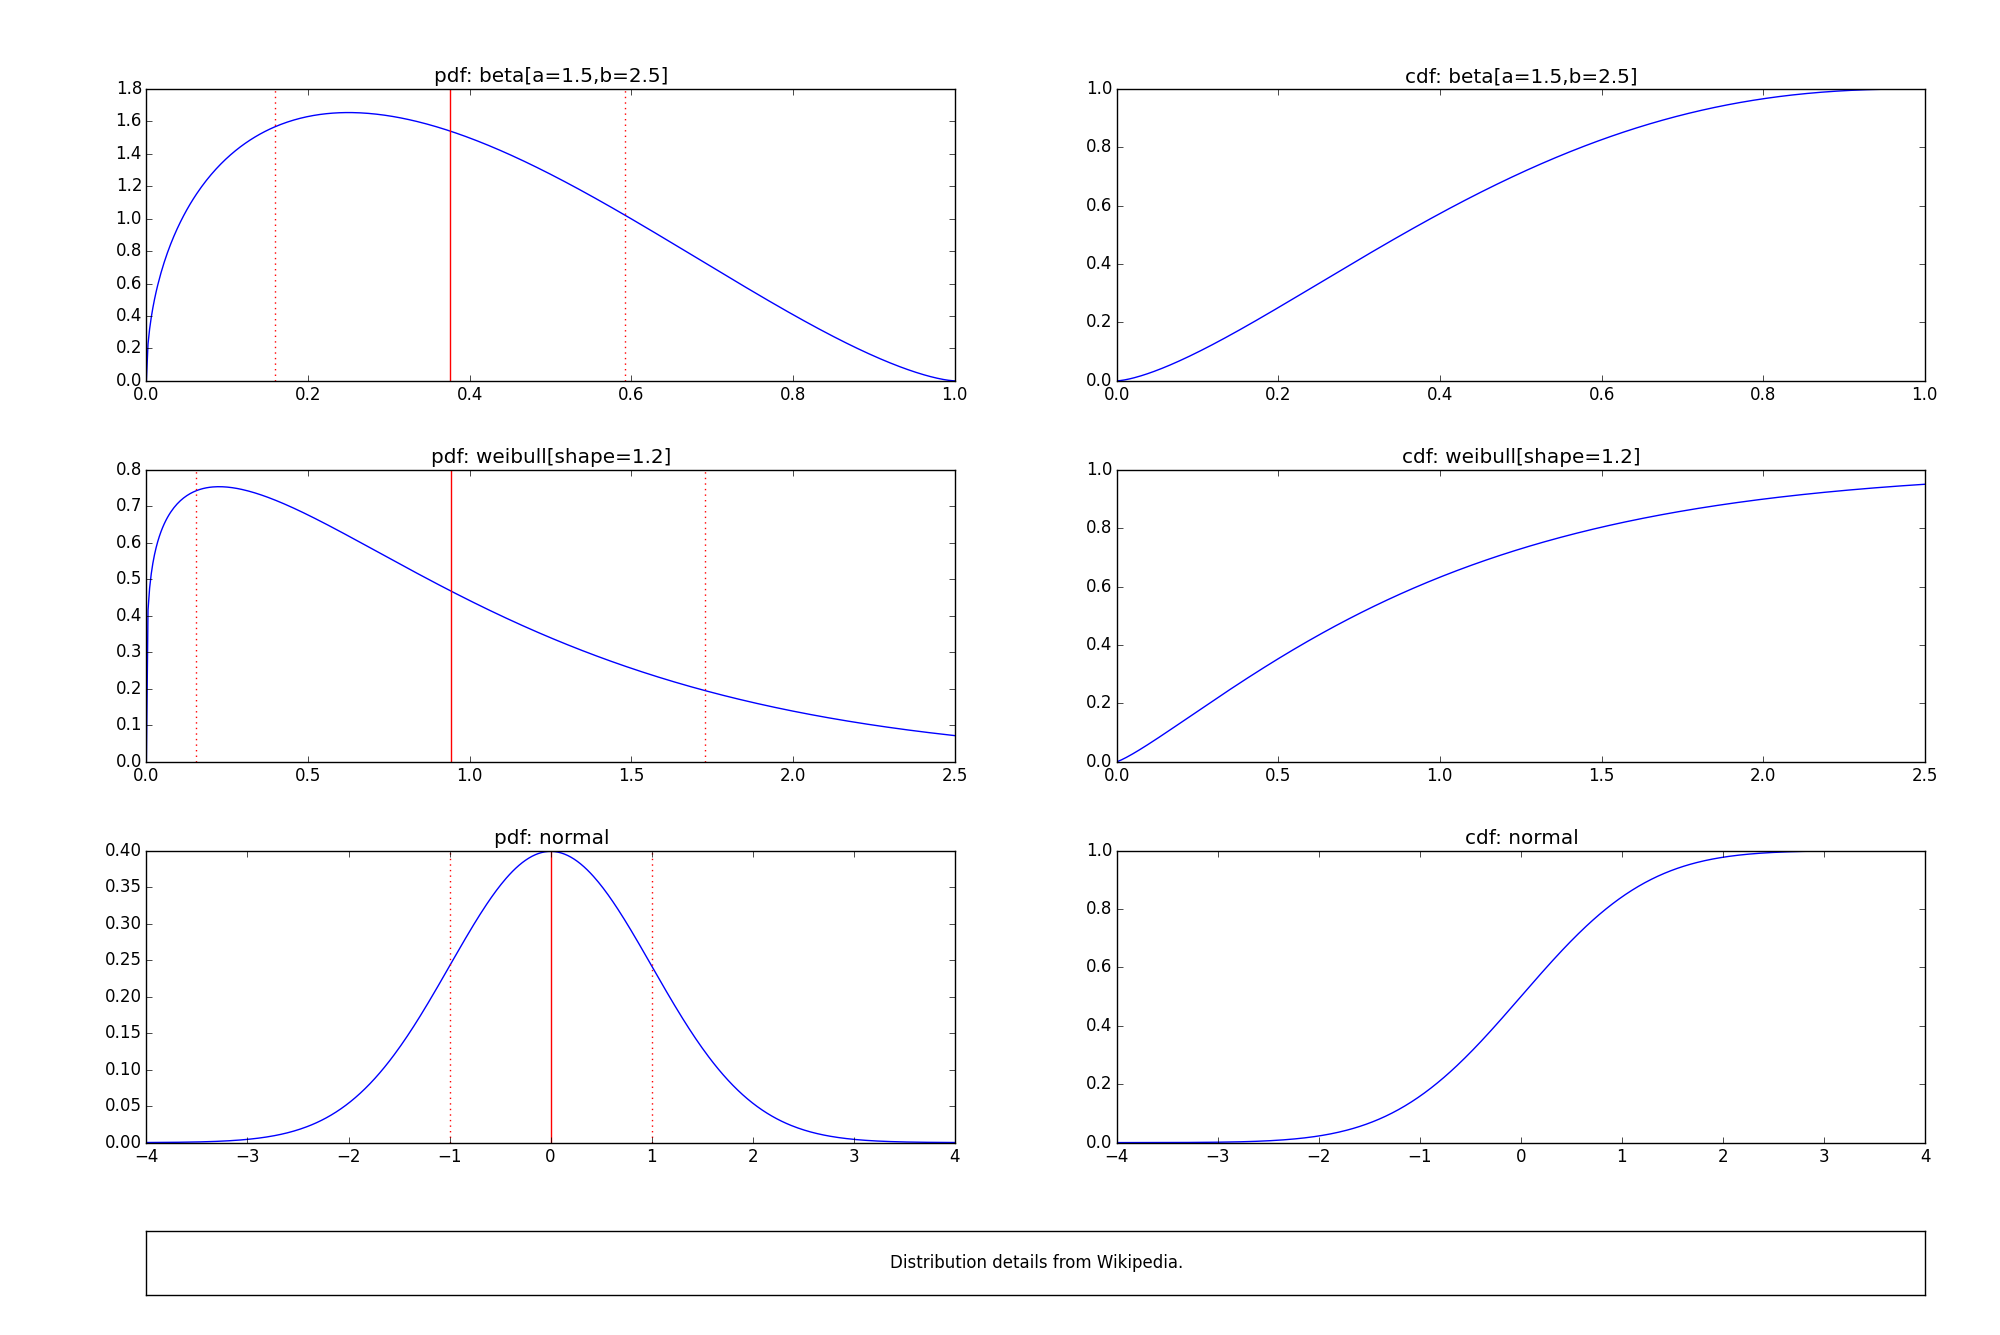

Python code for this plot:
# File:                 demo/mplext.py
# Contributors:         Jean-Marc Andreoli
# Language:             python
# Purpose:              Illustration of the mplext module

if __name__=='__main__':
  import sys
  from myutil.demo.mplext import demo
  demo()
  sys.exit(0)

#--------------------------------------------------------------------------------------------------

from pathlib import Path
from scipy.special import betainc, beta, gamma, erf
from numpy import sqrt, square, exp, infty, pi, linspace
from ..mplext import Cell
automatic = False

from collections import namedtuple
Distr = namedtuple('Distr',('name','dom','domv','mean','std','pdf','cdf'))

def demo1(*l,**ka): # l must be a list of Distr instances (probability distributions)
  view = Cell.new(**ka)
  with view.clearm():
    # turn the cell *view* into a grid-cell:
    view.make_grid(5*len(l)+1,2)
    # S(i) specifies rowspan for i-th entry (4/5)
    S = lambda i: slice(5*i,5*i+4)
    for i,D in enumerate(l):
      x = linspace(D.domv[0],D.domv[1],500)
      # automagically create an axes-cell for i-th entry pdf: rowspan S(i), left col
      ax = view[S(i),0].make_axes()
      ax.plot(x,D.pdf(x),'b')
      ax.axvline(D.mean,c='r')
      ax.axvline(D.mean+D.std,c='r',ls=':')
      ax.axvline(D.mean-D.std,c='r',ls=':')
      ax.set_xlim(D.domv)
      ax.set_title('pdf: {}'.format(D.name))
      # automagically create an axes-cell for i-th entry cdf: rowspan S(i), right col
      ax = view[S(i),1].make_axes()
      ax.plot(x,D.cdf(x))
      ax.set_title('cdf: {}'.format(D.name))
    # automagically create an axes-cell for the message: bottom row, both cols
    ax = view[-1,:].make_axes()
    ax.text(.5,.5,'Distribution details from Wikipedia.',ha='center',va='center')
    ax.set_xticks(()) ; ax.set_yticks(())
    view.figure.tight_layout()
  if automatic: view.figure.savefig(str(Path(__file__).parent.resolve()/'mplext.png'))

def Dbeta(a=1.5,b=2.5): # the beta distribution
  return Distr(
    name='beta[a={0},b={1}]'.format(a,b),
    dom=(0.,1.), domv=(1.e-10,1.-1.e-10),
    mean=a/(a+b), std=sqrt(a*b/(a+b+1))/(a+b),
    pdf=lambda x: x**(a-1.)*(1.-x)**(b-1.)/beta(a,b),
    cdf=lambda x: betainc(a,b,x),
  )

def Dweibull(k=1.2): # the weibull distribution
  m = gamma(1.+1./k)
  return Distr(
    name='weibull[shape={0}]'.format(k),
    dom=(0.,infty), domv=(0.,2.5),
    mean=m, std=sqrt(gamma(1.+2./k)-square(m)),
    pdf=lambda x: k*x**(k-1.)*exp(-x**k),
    cdf=lambda x: 1-exp(-x**k),
  )

def Dnormal(mu=0.,sigma=1.): # the normal distribution
  return Distr(
    name='normal',
    dom=(-infty,infty), domv=(mu-4*sigma,mu+4*sigma),
    mean=mu, std=sigma,
    pdf=lambda x,K=sigma*sqrt(2*pi): exp(-square(x-mu)/2)/K,
    cdf=lambda x,K=sigma*sqrt(2): .5*(1+erf((x-mu)/K)),
  )

def demo():
  from matplotlib.pyplot import show
  demo1(Dbeta(),Dweibull(),Dnormal(),figsize=(10,8))
  show(not automatic)

